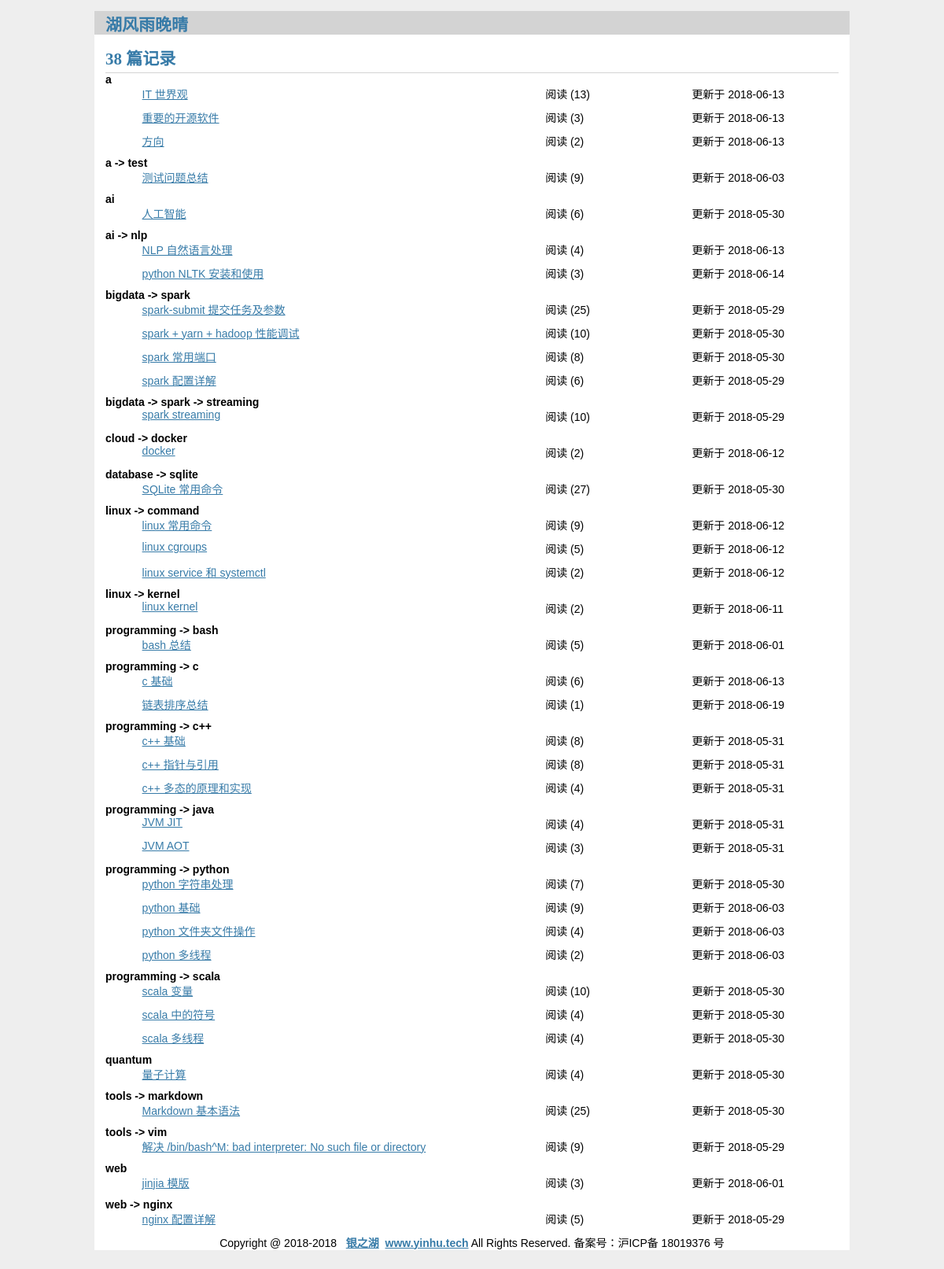
The page / on the database its author committed.
### tables this page shows
CREATE TABLE "post" (
  id INTEGER PRIMARY KEY AUTOINCREMENT,
  uuid TEXT NOT NULL DEFAULT "",
  author_id INTEGER NOT NULL,

  created TIMESTAMP NOT NULL DEFAULT CURRENT_TIMESTAMP,
  updated TIMESTAMP NOT NULL DEFAULT CURRENT_TIMESTAMP,
  
  title TEXT NOT NULL,
  body TEXT NOT NULL,
  tags TEXT NOT NULL DEFAULT "",
  tags_index INTEGER NOT NULL DEFAULT 0,
  
  read_cnt INTEGER NOT NULL DEFAULT 0,
  good_cnt INTEGER NOT NULL DEFAULT 0,
  
  FOREIGN KEY (author_id) REFERENCES user (id)
);

### flaskr/blog.py (the view)
@bp.route('/')
def index():
  db = get_db()
  posts = db.execute(
    'SELECT p.uuid, title, body, created, updated, author_id, username, tags,tags_index, read_cnt, good_cnt'
    ' FROM post p JOIN user u ON p.author_id = u.id'
    ' ORDER BY tags,tags_index DESC'
  ).fetchall()
  posts_n = []
  pre_tag = ''
  for p in posts:
    n = {}
    for key in p.keys():
      n[key] = p[key]
    if p['tags'] == pre_tag:
      n['tags'] = ''
    pre_tag = p['tags']
    n['tags'] = n['tags'].strip('/').replace('/', ' -> ')
    posts_n.append(n)
  return render_template('blog/index.html', posts=posts_n)

### flaskr/auth.py (called while the page is built)
@bp.before_app_request
def load_logged_in_user():
    user_id = session.get('user_id')
    if user_id is None:
        g.user = None
    else:
        g.user = get_db().execute(
            'SELECT * FROM user WHERE id = ?', (user_id,)
        ).fetchone()

### flaskr/db.py (called while the page is built)
def get_db():
  if 'db' not in g:
    g.db = sqlite3.connect(
      current_app.config['DATABASE'],
      detect_types=sqlite3.PARSE_DECLTYPES
    )
    g.db.row_factory = sqlite3.Row
  return g.db

### flaskr/templates/blog/index.html (shortened to what this page needs)
{% extends 'base.html' %}
{% block header %}
  <h1>{{ posts|length }} 篇记录</h1>
{% endblock %}
{% block content %}
  {% for post in posts %}
    <article>
        {% if post['tags'] %}
        <div id='index_tags'>{{ post['tags'] }}</div>
        {% endif %}
        <div class='index_item' id='index_title'><a class="action" href="{{ url_for('blog.get_post_by_uuid', uuid=post['uuid']) }}">{{ post['title'] }}</a></div>
        <div class='index_item' id='index_read_cnt'>阅读 ({{ post['read_cnt'] }})</div>
        <div class='index_item' id='index_update'>更新于 {{ post['updated'].strftime('%Y-%m-%d') }}</div>
    </article>
  {% endfor %}
{% endblock %}

### flaskr/templates/base.html (shortened to what this page needs)
<!doctype html>
<link rel="stylesheet" href="{{ url_for('static', filename='style.css') }}">
<nav>
  <h1><a href="{{ url_for('index') }}">湖风雨晚晴</a></h1>
</nav>
<section class="content">
  <header>
    {% block header %}{% endblock %}
  </header>
  {% block content %}{% endblock %}
</section>
<div id="base_foot">
  Copyright @ 2018-2018 &nbsp; <strong><a href="//www.yinhu.tech/" target="_blank">银之湖</a></strong>&nbsp;
    <strong><a href="//www.yinhu.tech/" target="_blank">www.yinhu.tech</a></strong> All Rights Reserved. 备案号：沪ICP备 18019376 号
   </div>

### flaskr/static/style.css (style rules this page uses)
h1, h2, h3, h4, h5, h6 { font-family: serif; color: #377ba8; margin: 1rem 0; }
a { color: #377ba8; }
nav { background: lightgray; display: flex; align-items: center; padding: 0 0.5rem; }
nav h1 { flex: auto; margin: 0; }
nav h1 a { text-decoration: none; padding: 0.25rem 0.5rem; }
.content { padding: 0 1rem 1rem; }
.content > header { border-bottom: 1px solid lightgray; display: flex; align-items: flex-end; }
.content > header h1 { flex: auto; margin: 1rem 0 0.25rem 0; }
#index_tags { color: black; font-weight: bold; width:100%; float:left; }
.index_item { float:left; height:30px; }
#index_title { margin-left:5%; width:55%; }
#index_read_cnt { width:20%; }
#index_update { width:20%; }
#base_foot { margin-top: 10px; text-align:center; margin-bottom: 10px; }

### rows shown on the page
post: tags "a", title "IT 世界观", read_cnt "13", updated "2018-06-13"
post: title "重要的开源软件", read_cnt "3", updated "2018-06-13"
post: title "方向", read_cnt "2", updated "2018-06-13"
post: tags "a -> test", title "测试问题总结", read_cnt "9", updated "2018-06-03"
post: tags "ai", title "人工智能", read_cnt "6", updated "2018-05-30"
post: tags "ai -> nlp", title "NLP 自然语言处理", read_cnt "4", updated "2018-06-13"
post: title "python NLTK 安装和使用", read_cnt "3", updated "2018-06-14"
post: tags "bigdata -> spark", title "spark-submit 提交任务及参数", read_cnt "25", updated "2018-05-29"
post: title "spark + yarn + hadoop 性能调试", read_cnt "10", updated "2018-05-30"
post: title "spark 常用端口", read_cnt "8", updated "2018-05-30"
post: title "spark 配置详解", read_cnt "6", updated "2018-05-29"
post: tags "bigdata -> spark -> streaming", title "spark streaming", read_cnt "10", updated "2018-05-29"
post: tags "cloud -> docker", title "docker", read_cnt "2", updated "2018-06-12"
post: tags "database -> sqlite", title "SQLite 常用命令", read_cnt "27", updated "2018-05-30"
post: tags "linux -> command", title "linux 常用命令", read_cnt "9", updated "2018-06-12"
post: title "linux cgroups", read_cnt "5", updated "2018-06-12"
post: title "linux service 和 systemctl", read_cnt "2", updated "2018-06-12"
post: tags "linux -> kernel", title "linux kernel", read_cnt "2", updated "2018-06-11"
post: tags "programming -> bash", title "bash 总结", read_cnt "5", updated "2018-06-01"
post: tags "programming -> c", title "c 基础", read_cnt "6", updated "2018-06-13"
post: title "链表排序总结", read_cnt "1", updated "2018-06-19"
post: tags "programming -> c++", title "c++ 基础", read_cnt "8", updated "2018-05-31"
post: title "c++ 指针与引用", read_cnt "8", updated "2018-05-31"
post: title "c++ 多态的原理和实现", read_cnt "4", updated "2018-05-31"
post: tags "programming -> java", title "JVM JIT", read_cnt "4", updated "2018-05-31"
post: title "JVM AOT", read_cnt "3", updated "2018-05-31"
post: tags "programming -> python", title "python 字符串处理", read_cnt "7", updated "2018-05-30"
post: title "python 基础", read_cnt "9", updated "2018-06-03"
post: title "python 文件夹文件操作", read_cnt "4", updated "2018-06-03"
post: title "python 多线程", read_cnt "2", updated "2018-06-03"
post: tags "programming -> scala", title "scala 变量", read_cnt "10", updated "2018-05-30"
post: title "scala 中的符号", read_cnt "4", updated "2018-05-30"
post: title "scala 多线程", read_cnt "4", updated "2018-05-30"
post: tags "quantum", title "量子计算", read_cnt "4", updated "2018-05-30"
post: tags "tools -> markdown", title "Markdown 基本语法", read_cnt "25", updated "2018-05-30"
post: tags "tools -> vim", title "解决 /bin/bash^M: bad interpreter: No such file or directory", read_cnt "9", updated "2018-05-29"
post: tags "web", title "jinjia 模版", read_cnt "3", updated "2018-06-01"
post: tags "web -> nginx", title "nginx 配置详解", read_cnt "5", updated "2018-05-29"

### other values the page prints
{{ posts|length }} "38"
